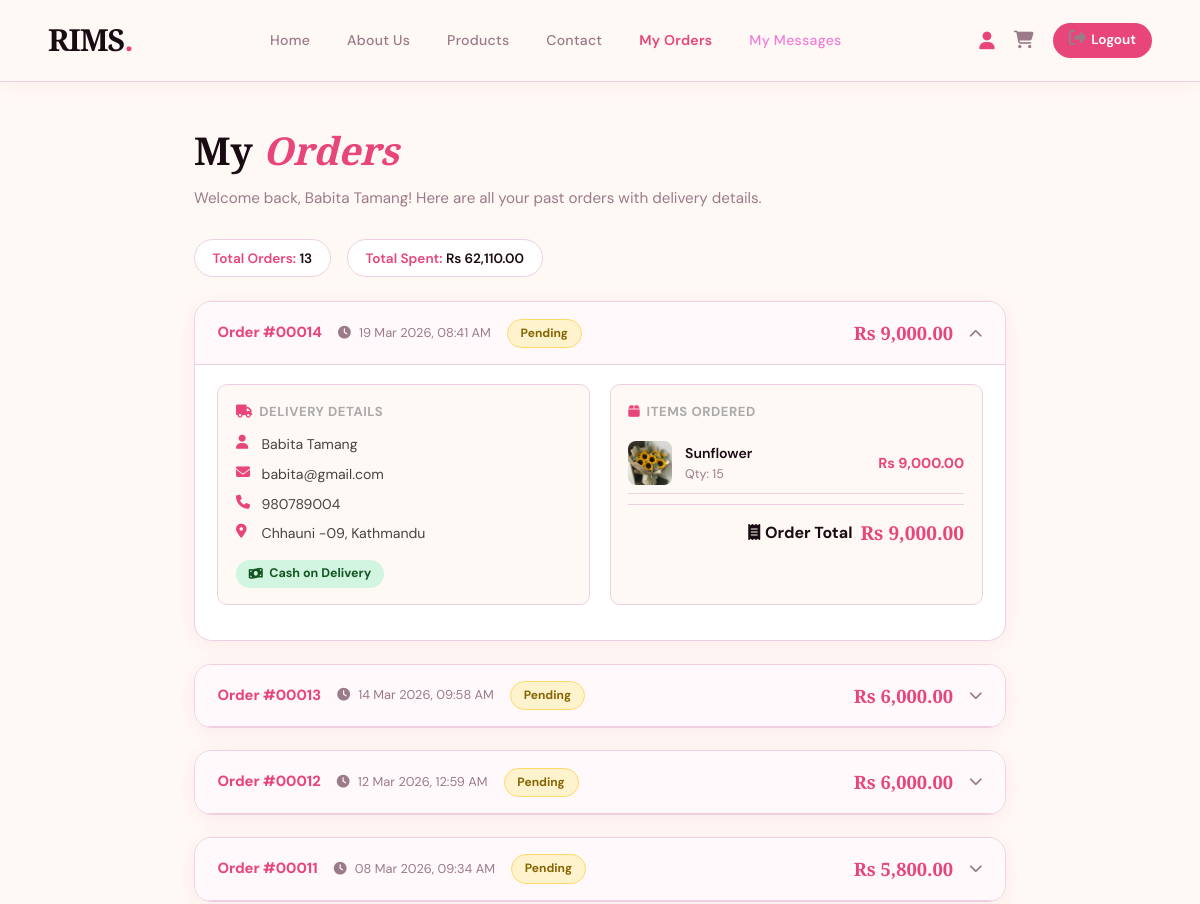
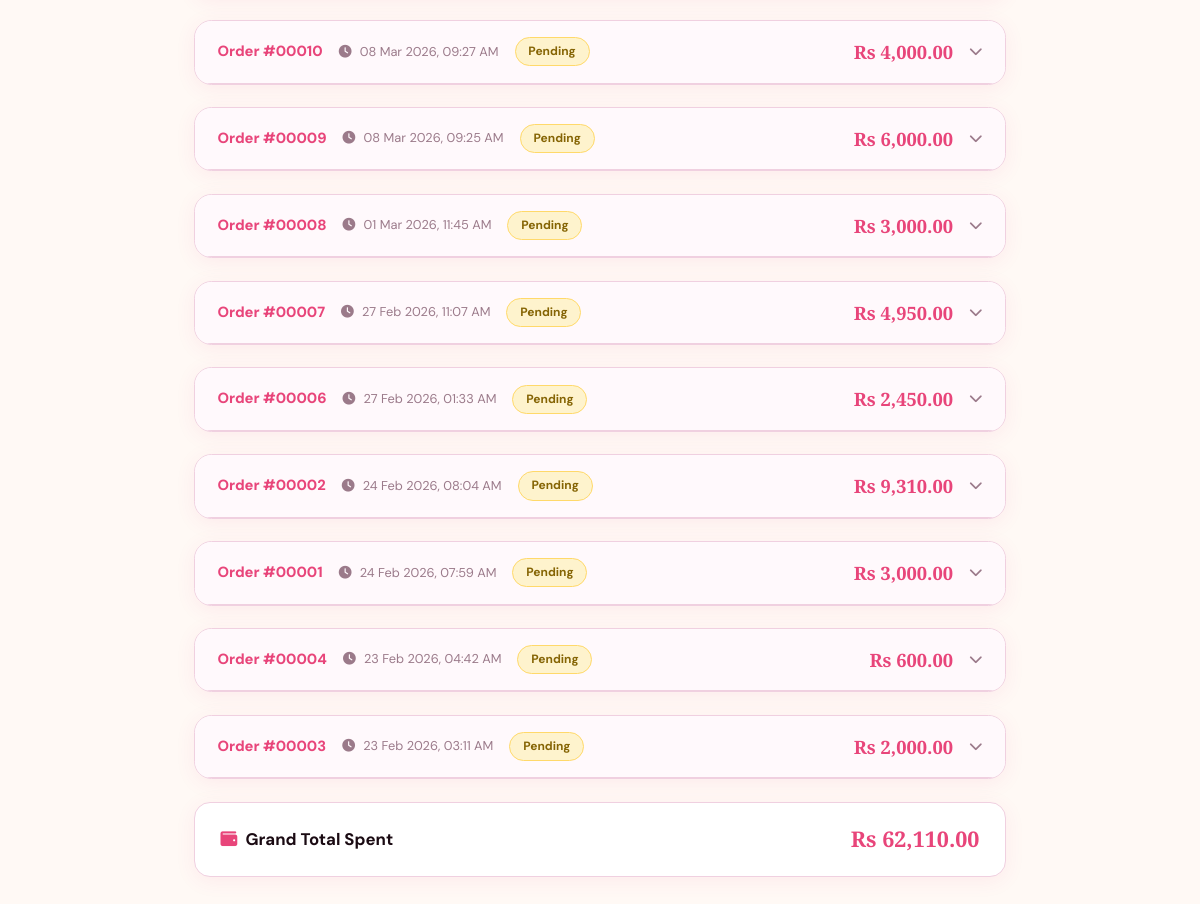
/orders.php (signed in), run on the app's committed database (2 pictures, top to bottom).
### tables this page shows
CREATE TABLE `sales` (
  `id` int(11) NOT NULL,
  `product_id` int(11) NOT NULL,
  `user_id` int(11) DEFAULT NULL,
  `order_id` int(11) DEFAULT NULL,
  `quantity` int(11) NOT NULL,
  `subtotal` decimal(10,2) NOT NULL,
  `sale_date` datetime DEFAULT current_timestamp()
);

CREATE TABLE `sales_details` (
  `id` int(11) NOT NULL,
  `user_id` int(11) NOT NULL,
  `address` varchar(255) NOT NULL,
  `city` varchar(100) NOT NULL,
  `note` text DEFAULT NULL,
  `payment_method` varchar(20) DEFAULT 'COD',
  `total_amount` decimal(10,2) NOT NULL,
  `status` varchar(30) DEFAULT 'Pending',
  `ordered_at` timestamp NOT NULL DEFAULT current_timestamp()
);

CREATE TABLE `users` (
  `id` int(11) NOT NULL,
  `name` varchar(100) NOT NULL,
  `email` varchar(150) NOT NULL,
  `username` varchar(100) NOT NULL,
  `password` varchar(255) NOT NULL,
  `role` enum('admin','client') NOT NULL DEFAULT 'client',
  `created_at` timestamp NOT NULL DEFAULT current_timestamp(),
  `phone` varchar(20) DEFAULT NULL,
  `address` varchar(255) DEFAULT NULL,
  `city` varchar(100) DEFAULT NULL
);

### orders.php (the view, shortened to what this page needs)
<?php
include 'db.php';
$clientName = htmlspecialchars($_SESSION['clientName'] ?? '');
$userId     = intval($_SESSION['clientId']);
$conn->query("
    CREATE TABLE IF NOT EXISTS sales_details (
        id             INT AUTO_INCREMENT PRIMARY KEY,
        user_id        INT NOT NULL,
        address        VARCHAR(255) NOT NULL,
        city           VARCHAR(100) NOT NULL,
        note           TEXT DEFAULT NULL,
        payment_method VARCHAR(20) DEFAULT 'COD',
        total_amount   DECIMAL(10,2) NOT NULL,
        status         VARCHAR(30) DEFAULT 'Pending',
        ordered_at     TIMESTAMP DEFAULT CURRENT_TIMESTAMP,
        FOREIGN KEY (user_id) REFERENCES users(id) ON DELETE CASCADE
    )
");
$stmt = $conn->prepare("
    SELECT o.id as order_id,
           u.name as fullname, u.email, u.phone,
           o.address, o.city,
           o.note, o.payment_method, o.total_amount, o.status, o.ordered_at,
           s.quantity, s.subtotal,
           COALESCE(p.name, 'Product Deleted') as product_name, COALESCE(p.image, '') as image
    FROM sales_details o
    JOIN users u ON u.id = o.user_id
    LEFT JOIN sales s ON s.order_id = o.id
    LEFT JOIN products p ON p.id = s.product_id
    WHERE o.user_id = ?
    ORDER BY o.ordered_at DESC, s.id ASC
");
$stmt->bind_param("i", $userId);
$stmt->execute();
$rows = $stmt->get_result()->fetch_all(MYSQLI_ASSOC);
$orders = [];
foreach ($rows as $row) {
    $oid = $row['order_id'];
    if (!isset($orders[$oid])) {
        $orders[$oid] = [
            'order_id'       => $oid,
            'fullname'       => $row['fullname'],
            'email'          => $row['email'],
            'phone'          => $row['phone'] ?? '',
            'address'        => $row['address'],
            'city'           => $row['city'],
            'note'           => $row['note'],
            'payment_method' => $row['payment_method'],
            'total_amount'   => $row['total_amount'],
            'status'         => $row['status'],
            'ordered_at'     => $row['ordered_at'],
            'items'          => [],
        ];
    }
    if ($row['quantity']) {
        $orders[$oid]['items'][] = [
            'name'     => $row['product_name'],
            'image'    => $row['image'],
            'quantity' => $row['quantity'],
            'subtotal' => $row['subtotal'],
        ];
    }
}
$totalSpent  = array_sum(array_column($orders, 'total_amount'));
$totalOrders = count($orders);
?>
<!DOCTYPE html>
<html lang="en">
<head>
  <link rel="stylesheet" href="https://cdnjs.cloudflare.com/ajax/libs/font-awesome/6.5.0/css/all.min.css">
  <link rel="stylesheet" href="css/homepage.css">
</head>
<body>
<header>
  <a href="index.php" class="logo">RIMS<span>.</span></a>
  <nav class="navbar">
    <a href="index.php#home">Home</a>
    <a href="index.php#about">About Us</a>
    <a href="index.php#products">Products</a>
    <a href="index.php#contact">Contact</a>
    <a href="orders.php" style="color:var(--pink); font-weight:600;">My Orders</a>
    <a href="my_messages.php" style="color:#f17dda;">My Messages</a>
  </nav>
  <div class="icons">
    <i class="fas fa-user" style="color:var(--pink);" title="<?= $clientName ?>"></i>
    <a href="purchase.php" title="Cart" style="color:var(--muted); font-size:1.1rem;"><i class="fas fa-shopping-cart"></i></a>
    <a href="logout.php" style="background:var(--pink);color:#fff;padding:0.4rem 1rem;border-radius:20px;font-size:0.85rem;font-weight:600;text-decoration:none;">
      <i class="fas fa-sign-out-alt" style="margin-right:0.3rem;"></i>Logout
    </a>
  </div>
</header>
<div class="history-section">
  <h1 class="page-heading">My <span>Orders</span></h1>
  <p class="page-sub">Welcome back, <?= $clientName ?>! Here are all your past orders with delivery details.</p>
  <?php if ($totalOrders > 0): ?>
  <div class="summary-bar">
    <div class="pill">Total Orders: <span><?= $totalOrders ?></span></div>
    <div class="pill">Total Spent: <span>Rs <?= number_format($totalSpent, 2) ?></span></div>
  </div>
  <?php foreach ($orders as $order): ?>
  <div class="order-card" id="order-<?= $order['order_id'] ?>">
    <div class="order-head" onclick="toggleOrder(<?= $order['order_id'] ?>)">
      <div class="order-head-left">
        <span class="order-num">Order #<?= str_pad($order['order_id'], 5, '0', STR_PAD_LEFT) ?></span>
        <span class="order-date">
          <i class="fas fa-clock" style="margin-right:0.3rem;"></i>
          <?= date('d M Y, h:i A', strtotime($order['ordered_at'])) ?>
        </span>
        <span class="status-badge <?= strtolower($order['status']) === 'delivered' ? 'delivered' : '' ?>">
          <?= htmlspecialchars($order['status']) ?>
        </span>
      </div>
      <div style="display:flex; align-items:center; gap:1rem;">
        <span class="order-total-badge">Rs <?= number_format($order['total_amount'], 2) ?></span>
        <i class="fas fa-chevron-down chevron"></i>
      </div>
    </div>
    <div class="order-body">
      <div class="order-grid">
        <div class="info-box">
          <h4><i class="fas fa-truck" style="color:var(--pink); margin-right:0.4rem;"></i>Delivery Details</h4>
          <div class="info-row"><i class="fas fa-user"></i><?= htmlspecialchars($order['fullname']) ?></div>
          <div class="info-row"><i class="fas fa-envelope"></i><?= htmlspecialchars($order['email']) ?></div>
          <div class="info-row"><i class="fas fa-phone"></i><?= !empty($order['phone']) ? htmlspecialchars($order['phone']) : '<em style="color:#bbb;">Not set</em>' ?></div>
          <div class="info-row"><i class="fas fa-map-marker-alt"></i><?= htmlspecialchars($order['address']) ?>, <?= htmlspecialchars($order['city']) ?></div>
          <div><span class="cod-tag"><i class="fas fa-money-bill-wave"></i> Cash on Delivery</span></div>
        </div>
        <div class="items-box">
          <h4><i class="fas fa-box" style="color:var(--pink); margin-right:0.4rem;"></i>Items Ordered</h4>
          <?php if (empty($order['items'])): ?>
            <p style="color:var(--muted); font-size:0.85rem;">No item details found.</p>
          <?php else: ?>
            <?php foreach ($order['items'] as $item): ?>
            <div class="item-row">
              <?php if(!empty($item['image'])): ?><img src="uploads/<?= htmlspecialchars($item['image']) ?>" alt="<?= htmlspecialchars($item['name']) ?>"><?php else: ?><span style="font-size:2rem;">🌸</span><?php endif; ?>
              <div>
                <div class="item-name"><?= htmlspecialchars($item['name']) ?></div>
                <div class="item-qty">Qty: <?= $item['quantity'] ?></div>
              </div>
              <div class="item-price">Rs <?= number_format($item['subtotal'], 2) ?></div>
            </div>
            <?php endforeach; ?>
          <?php endif; ?>
          <div class="order-foot">
            <span><i class="fas fa-receipt" style="margin-right:0.3rem;"></i>Order Total</span>
            <span>Rs <?= number_format($order['total_amount'], 2) ?></span>
          </div>
        </div>
      </div>
    </div>
  </div>
  <?php endforeach; ?>
  <div class="grand-total">
    <span><i class="fas fa-wallet" style="color:var(--pink); margin-right:0.5rem;"></i>Grand Total Spent</span>
    <span>Rs <?= number_format($totalSpent, 2) ?></span>
  </div>
  <?php endif; ?>
</div>
</body>
</html>

### css/homepage.css (style rules this page uses)
*, *::before, *::after { box-sizing: border-box; margin: 0; padding: 0; }
:root { --pink: #e8457a; --pink-light: #f17dda; --pink-pale: #fce8f2; --pink-soft: #fff0f7; --rose: #c2185b; --cream: #fff9f5; --dark: #1a0a12; --text: #3a1a28; --muted: #9b7a8a; --border: #f0d0e0; --white: #ffffff; --shadow: 0 8px 40px rgba(232,69,122,0.13); --shadow-lg: 0 20px 60px rgba(232,69,122,0.2); }
html { scroll-behavior: smooth; }
body { font-family: 'DM Sans', 'Poppins', sans-serif; background: var(--cream); color: var(--text); overflow-x: hidden; line-height: 1.6; }
a { text-decoration: none; color: inherit; }
img { max-width: 100%; display: block; }
header { position: fixed; top: 0; left: 0; width: 100%; z-index: 1000; display: flex; align-items: center; justify-content: space-between; padding: 1rem 3rem; background: rgba(255, 249, 245, 0.93); backdrop-filter: blur(18px); -webkit-backdrop-filter: blur(18px); border-bottom: 1px solid var(--border); box-shadow: 0 2px 20px rgba(232,69,122,0.07); transition: box-shadow 0.3s; }
header .logo { font-family: 'Playfair Display', serif; font-size: 1.9rem; font-weight: 900; color: var(--dark); letter-spacing: -1px; }
header .logo span { color: var(--pink); }
header .navbar { display: flex; gap: 0.3rem; }
header .navbar a { font-size: 0.88rem; font-weight: 500; color: var(--muted); padding: 0.45rem 1rem; border-radius: 25px; transition: all 0.25s; letter-spacing: 0.02em; }
header .icons { display: flex; gap: 1.2rem; align-items: center; }
header .icons i { font-size: 1.1rem; color: var(--muted); cursor: pointer; transition: color 0.2s, transform 0.2s; }

### data on the page
sales: order "00014", order.ordered_at "19 Mar 2026, 08:41 AM", order.status "Pending", order.total_amount "9,000.00", user.name "Babita Tamang", user.email "babita@gmail.com", user.phone "980789004", order.address "Chhauni -09", order.city "Kathmandu", name "Sunflower", quantity "15", subtotal "9,000.00"
sales: order "00013", order.ordered_at "14 Mar 2026, 09:58 AM", order.status "Pending", order.total_amount "6,000.00"
sales: order "00012", order.ordered_at "12 Mar 2026, 12:59 AM", order.status "Pending", order.total_amount "6,000.00"
sales: order "00011", order.ordered_at "08 Mar 2026, 09:34 AM", order.status "Pending", order.total_amount "5,800.00"
sales: order "00010", order.ordered_at "08 Mar 2026, 09:27 AM", order.status "Pending", order.total_amount "4,000.00"
sales: order "00009", order.ordered_at "08 Mar 2026, 09:25 AM", order.status "Pending", order.total_amount "6,000.00"
sales: order "00008", order.ordered_at "01 Mar 2026, 11:45 AM", order.status "Pending", order.total_amount "3,000.00"
sales: order "00007", order.ordered_at "27 Feb 2026, 11:07 AM", order.status "Pending", order.total_amount "4,950.00"
sales: order "00006", order.ordered_at "27 Feb 2026, 01:33 AM", order.status "Pending", order.total_amount "2,450.00"
sales_details: id "00002", ordered_at "24 Feb 2026, 08:04 AM", status "Pending", total_amount "9,310.00"
sales_details: id "00001", ordered_at "24 Feb 2026, 07:59 AM", status "Pending", total_amount "3,000.00"

### other printed values
$clientName "Babita Tamang"
$totalOrders "13"
$totalSpent "62,110.00"
str_pad($order['order_id'], 5, '0', STR_PAD_LEFT) "00004"
date('d M Y, h:i A', strtotime($order['ordered_at'])) "23 Feb 2026, 04:42 AM"
$order['status'] "Pending"
$order['total_amount'] "600.00"
str_pad($order['order_id'], 5, '0', STR_PAD_LEFT) "00003"
date('d M Y, h:i A', strtotime($order['ordered_at'])) "23 Feb 2026, 03:11 AM"
$order['total_amount'] "2,000.00"
